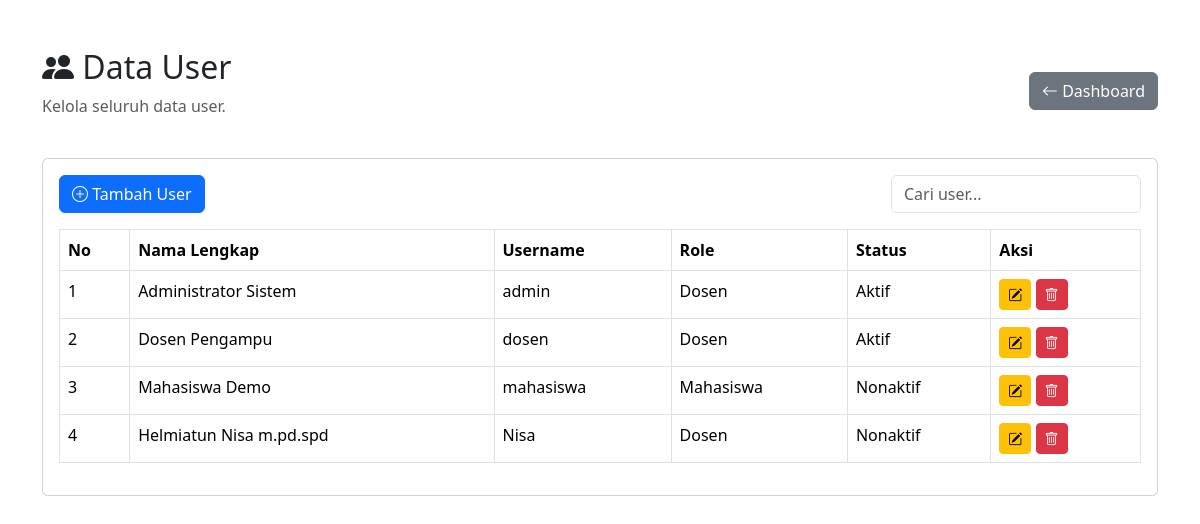
Screenshot of /user.php with the database file from the repository.
### tables this page shows
CREATE TABLE `user_login` (
  `id_user` int(11) NOT NULL,
  `nama_lengkap` varchar(100) NOT NULL,
  `username` varchar(50) NOT NULL,
  `password` varchar(255) NOT NULL,
  `role` enum('admin','dosen','mahasiswa') DEFAULT 'mahasiswa',
  `status` enum('aktif','nonaktif') DEFAULT 'aktif',
  `created_at` timestamp NOT NULL DEFAULT current_timestamp()
);

### user.php (the view, shortened to what this page needs)
<?php
include 'koneksi.php';
$data = mysqli_query($koneksi, "SELECT * FROM user_login");
?>
<!DOCTYPE html>
     <html lang="id">
          <head>
        <link href="https://cdn.jsdelivr.net/npm/bootstrap@5.3.3/dist/css/bootstrap.min.css" rel="stylesheet">
        <link rel="stylesheet" href="https://cdn.jsdelivr.net/npm/bootstrap-icons@1.11.3/font/bootstrap-icons.min.css">
</head>
<body>
    <div class="container py-5">
        <div class="d-flex justify-content-between align-items-center mb-4">
            <div>
                <h2 class="page-title">
                    <i class="bi bi-people-fill"></i>
                    Data User
                </h2>
                <p class="text-muted">Kelola seluruh data user.</p>
            </div>
            <a href="dashboard.php" class="btn btn-secondary">
                <i class="bi bi-arrow-left"></i> Dashboard
            </a>
        </div>
        <div class="card">
            <div class="card-body">
                <div class="d-flex justify-content-between mb-3">
                    <a href="tambah_user.php" class="btn btn-primary">
                        <i class="bi bi-plus-circle"></i> Tambah User
                    </a>
                    <input type="text" class="form-control" placeholder="Cari user..." style="width:250px;">
                </div>
                <div class="table-responsive">
                    <table class="table table-bordered table-hover">
                        <thead>
                            <tr>
                                <th>No</th>
                                <th>Nama Lengkap</th>
                                <th>Username</th>
                                <th>Role</th>
                                <th>Status</th>
                                <th>Aksi</th>
                            </tr>
                        </thead>
                        <tbody>
                            <?php
                            $no=1;
                            while($row=mysqli_fetch_assoc($data)){
                                ?>
                                <tr>
                                    <td><?= $no++; ?></td>
                                    <td><?= $row['nama_lengkap']; ?></td>
                                    <td><?= $row['username']; ?></td>
                                    <td><?= ucfirst($row['role']); ?></td>
                                    <td>
                                        <span class="badge-status">
                                            <?= ucfirst($row['status']); ?>
                                        </span>
                                    </td>
                                    <td>
                                        <a href="edit_user.php?id=<?= $row['id_user']; ?>" class="btn btn-warning btn-sm">
                                            <i class="bi bi-pencil-square"></i>
                                        </a>
                                        <a href="hapus_user.php?id=<?= $row['id_user']; ?>" class="btn btn-danger btn-sm" onclick="return confirm('Yakin ingin menghapus user ini?')">
                                            <i class="bi bi-trash"></i>
                                        </a>
                                    </td>
                                </tr>
                                <?php }
                                ?>
                            </tbody>
                        </table>
                    </div>
                </div>
            </div>
        </div>
    </body>
</html>

### rows the page displays
user_login: nama_lengkap "Administrator Sistem", username "admin", role "Dosen", status "Aktif"
user_login: nama_lengkap "Dosen Pengampu", username "dosen", role "Dosen", status "Aktif"
user_login: nama_lengkap "Mahasiswa Demo", username "mahasiswa", role "Mahasiswa", status "Nonaktif"
user_login: nama_lengkap "Helmiatun Nisa m.pd.spd", username "Nisa", role "Dosen", status "Nonaktif"
